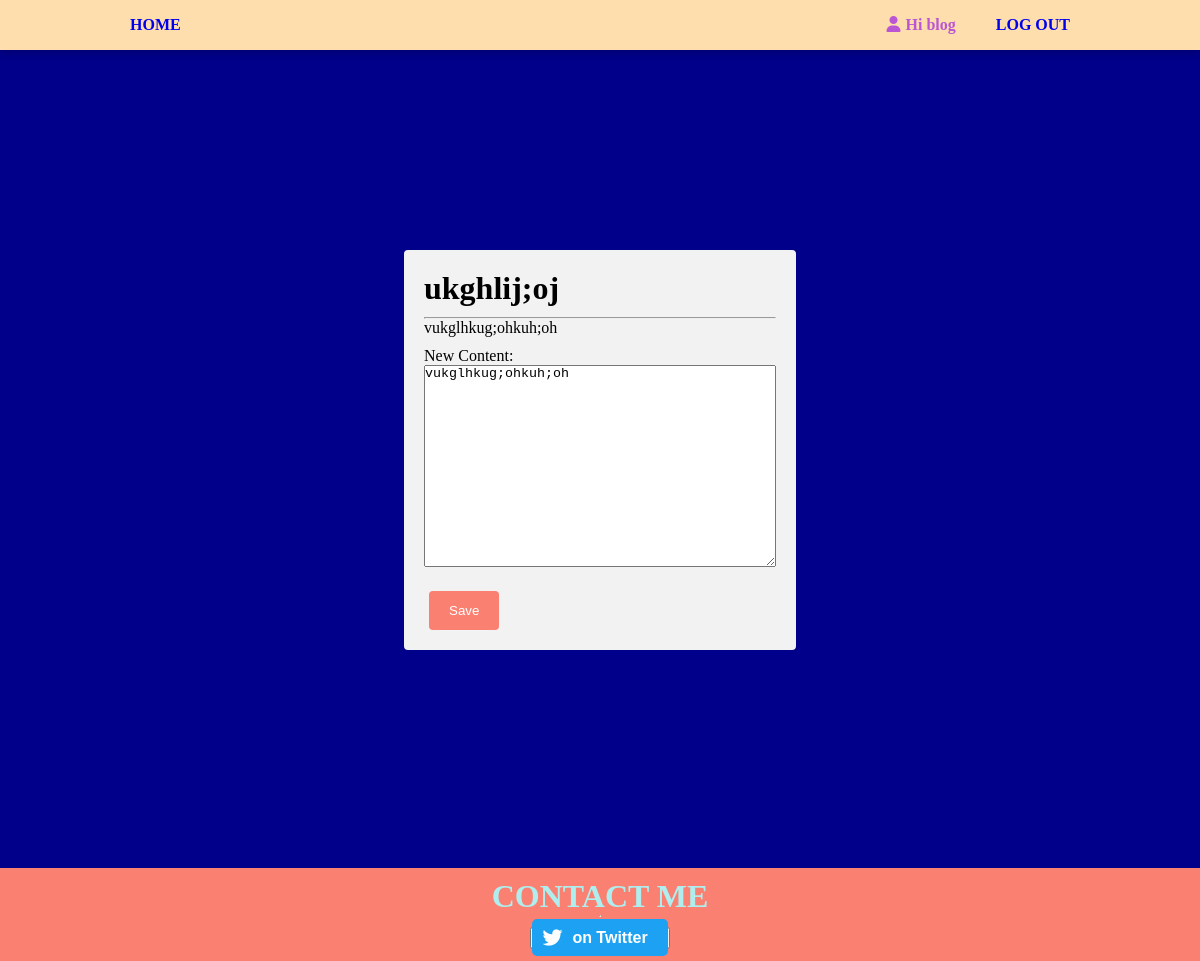
Before: /article/edit/ukghlijoj/ (signed in) with the older database file.
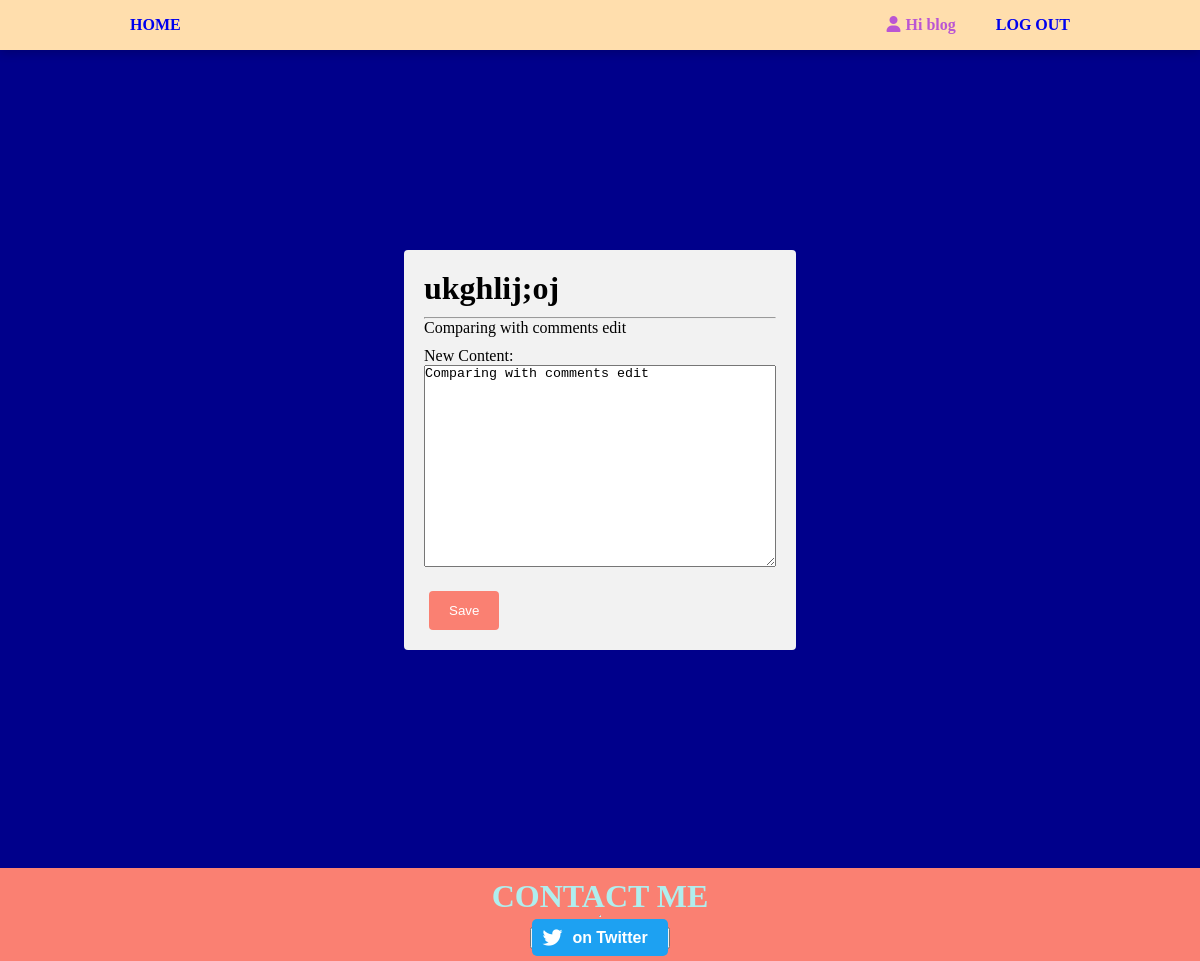
After: the same page with the newer database file.
### article/models.py (models this page shows, shortened)
class Post(models.Model):
    user = models.ForeignKey(User, on_delete=models.CASCADE)
    image = models.ImageField()
    title = models.CharField(max_length=255)
    slug = models.SlugField(unique=True, blank=True)
    category = models.ForeignKey(Category, on_delete=models.CASCADE, related_name='posts', default='uncategorized')
    post = models.TextField()
    date = models.DateTimeField(auto_now_add=True)
    likes = models.ManyToManyField(User, blank=True, related_name="post_likes")
    is_edited = models.BooleanField(default=False)

### article/views.py (the view)
# urls.py: path('article/edit/<str:slug>/', views.edit_post, name='edit_post'),
def edit_post(request, slug):
    post = get_object_or_404(Post, slug=slug)
    if post.user != request.user:
        return HttpResponse("You are not allowed to edit this article.")
    return render(request, 'article/edit_post.html', {'post': post})

### article/templates/article/edit_post.html (shortened to what this page needs)
{% extends 'article/base.html' %}
{% load static %}
{% block css %}
        {{ block.super }}
    <link rel="stylesheet" href="{% static 'edit_post.css' %}">
{% endblock %}
{% block body %}
<div class="container">
  <div class="form-container">
    <form method="POST" action="{% url 'article:save_post' slug=post.slug %}">
      <div class="article-details">
        <h1>{{ post.title }}</h1>
        <hr>
        <p>{{ post.post }}</p>
      </div>
      <div class="edit-form">
        <div class="form-group">
          <label for="new_content">New Content:</label>
          <div class="textarea-container">
            <textarea id="new_content" name="new_content" class="form-control">{{ post.post }}</textarea>
          </div>
        </div>
        <div class="form-group">
          <button type="submit" class="btn btn-primary">Save</button>
        </div>
      </div>
    </form>
  </div>
</div>
{% endblock %}

Changed rows visible on the page:
changed Post "ukghlij;oj": post "vukglhkug;ohkuh;oh" → "Comparing with comments edit"; new_content "vukglhkug;ohkuh;oh" → "Comparing with comments edit"
